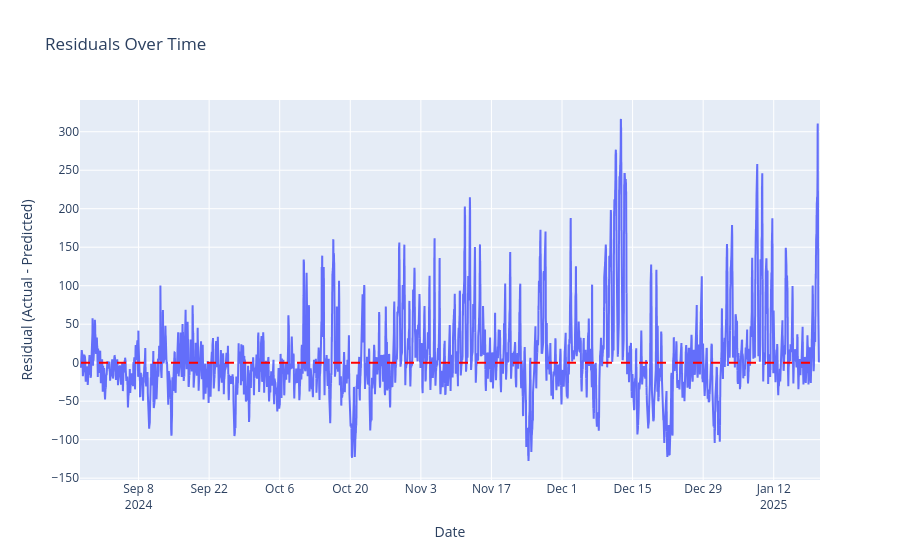
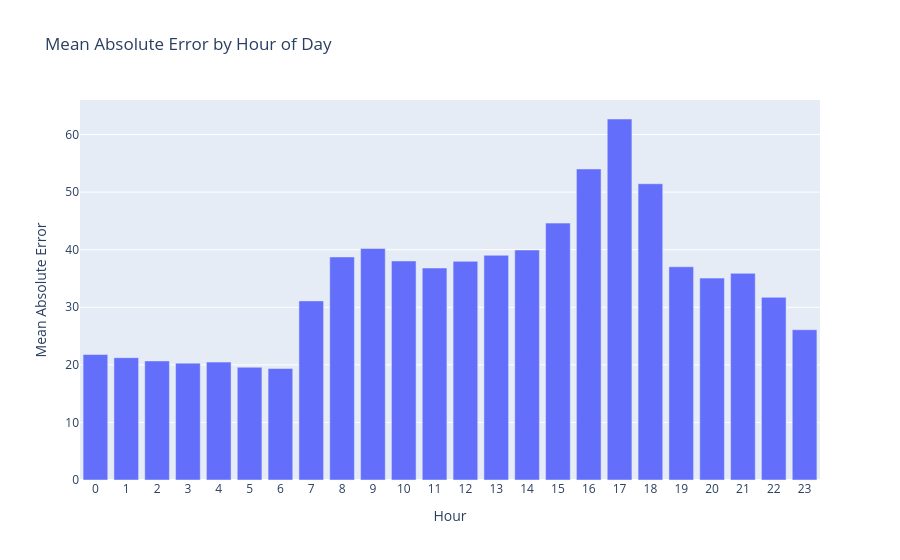
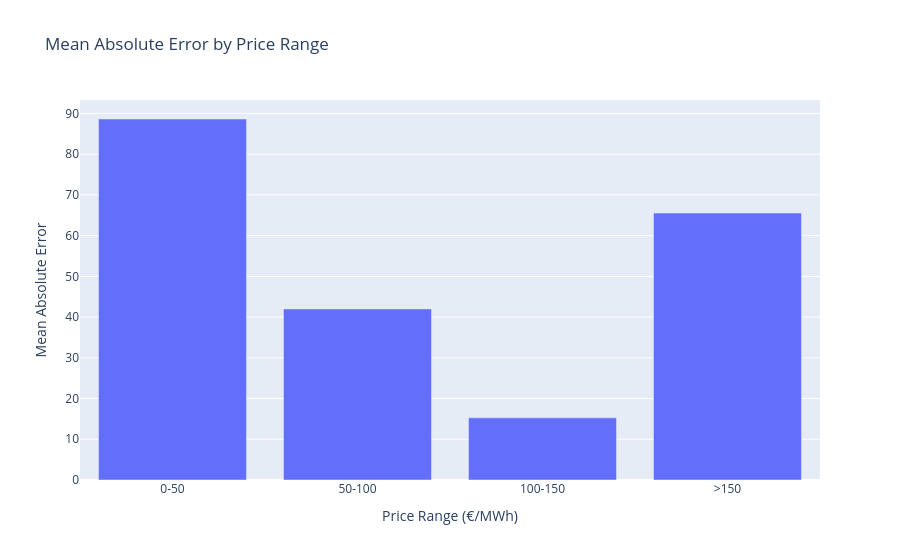

Source (notebook cell) for these figures, in order:
### Markdown cell above
### Other Analysis

#### PLOT 1: Residuals Over Time
- Calculation: The difference between actual and predicted prices for each point in the test set. 
- Insight: Shows howe prediction errors change over time. Large spikes suggest the model struggles, especially in winter time

#### PLOT 2: MAE by Hour of Day
- Calculation: Find the average absolute error for each hour of the day (0-23).  
- Insight: thjer are patterns in errors across the day, modul performs better at night (0-6) and worse during peak hours (11-17).

#### PLOT 3: MAE by Price Range
- Calculation: Find the average absolute error for different price ranges (0-50, 50-100, 100-150, >150 €/ mega watt hour)  
- Insight: Shows that the model struggles with very low or very high prices but does well in the middle range. IMO we can fix this by just training on 1 year's worth of data.

### Code cell
# Select the lower smoothing model instead of the best RMSE one
lower_smoothing_model = next(
    (model for model in results if model["name"] == "Daily Additive (Lower Smoothing)"), None
)

if lower_smoothing_model:
    print("\nUSING: Daily Additive (Lower Smoothing)")
    print(f"Configuration: {lower_smoothing_model['name']}")
    print(f"RMSE: {lower_smoothing_model['rmse']:.2f}")
    print(f"MAE: {lower_smoothing_model['mae']:.2f}")
    print(f"sMAPE: {lower_smoothing_model['smape']:.2f}%")

    best_preds = lower_smoothing_model["predictions"]
    residuals = test['ISEM DA Price'] - best_preds

    # Prepare data for analysis
    test_copy = test.copy()
    test_copy['hour'] = test_copy.index.hour
    test_copy['abs_residual'] = abs(residuals)
    test_copy['price_range'] = pd.cut(test_copy['ISEM DA Price'], 
                                    bins=[0, 50, 100, 150, float('inf')],
                                    labels=['0-50', '50-100', '100-150', '>150'])

    # 1. Residuals plot
    fig = go.Figure()
    fig.add_trace(go.Scatter(x=test.index, y=residuals, name='Residuals'))
    fig.add_shape(type="line", x0=test.index[0], y0=0, x1=test.index[-1], y1=0, 
                 line=dict(color="red", width=2, dash="dash"))
    fig.update_layout(title='Residuals Over Time', xaxis_title='Date', 
                     yaxis_title='Residual (Actual - Predicted)')
    fig.show()

    # 2. Error by hour
    hourly_error = test_copy.groupby('hour', observed=True)['abs_residual'].mean()
    fig = go.Figure(data=[go.Bar(x=hourly_error.index, y=hourly_error.values)])
    fig.update_layout(title='Mean Absolute Error by Hour of Day', 
                     xaxis_title='Hour', yaxis_title='Mean Absolute Error',
                     xaxis=dict(tickmode='linear', tick0=0, dtick=1))
    fig.show()

    # 3. Error by price range
    price_range_error = test_copy.groupby('price_range', observed=True)['abs_residual'].mean()
    fig = go.Figure(data=[go.Bar(x=price_range_error.index, y=price_range_error.values)])
    fig.update_layout(title='Mean Absolute Error by Price Range',
                     xaxis_title='Price Range (€/MWh)', yaxis_title='Mean Absolute Error')
    fig.show()

### Figure 1 — Plotly figure (JSON) as saved in the notebook; plotly's stock layout.template omitted (floating-point values rounded to 4 significant figures; data arrays with more than 128 entries replaced by an {"elided": "..."} marker saying what was removed)
{"data": [{"name": "Residuals", "type": "scatter", "x": {"elided": "7028 str values"}, "y": {"elided": "7028 float values"}}], "layout": {"shapes": [{"line": {"color": "red", "dash": "dash", "width": 2}, "type": "line", "x0": "2024-08-27T14:00:00", "x1": "2025-01-20T23:30:00", "y0": 0, "y1": 0}], "title": {"text": "Residuals Over Time"}, "xaxis": {"title": {"text": "Date"}}, "yaxis": {"title": {"text": "Residual (Actual - Predicted)"}}}}

### Figure 2 — Plotly figure (JSON) as saved in the notebook; plotly's stock layout.template omitted (floating-point values rounded to 4 significant figures)
{"data": [{"type": "bar", "x": [0, 1, 2, 3, 4, 5, 6, 7, 8, 9, 10, 11, 12, 13, 14, 15, 16, 17, 18, 19, 20, 21, 22, 23], "y": [21.8, 21.25, 20.68, 20.3, 20.48, 19.58, 19.37, 31.11, 38.74, 40.21, 38.04, 36.82, 37.98, 39.03, 39.95, 44.62, 54.02, 62.7, 51.46, 37.03, 35.07, 35.89, 31.73, 26.1]}], "layout": {"title": {"text": "Mean Absolute Error by Hour of Day"}, "xaxis": {"dtick": 1, "tick0": 0, "tickmode": "linear", "title": {"text": "Hour"}}, "yaxis": {"title": {"text": "Mean Absolute Error"}}}}

### Figure 3 — Plotly figure (JSON) as saved in the notebook; plotly's stock layout.template omitted (floating-point values rounded to 4 significant figures)
{"data": [{"type": "bar", "x": ["0-50", "50-100", "100-150", ">150"], "y": [88.64, 42.01, 15.26, 65.54]}], "layout": {"title": {"text": "Mean Absolute Error by Price Range"}, "xaxis": {"title": {"text": "Price Range (€/MWh)"}}, "yaxis": {"title": {"text": "Mean Absolute Error"}}}}
